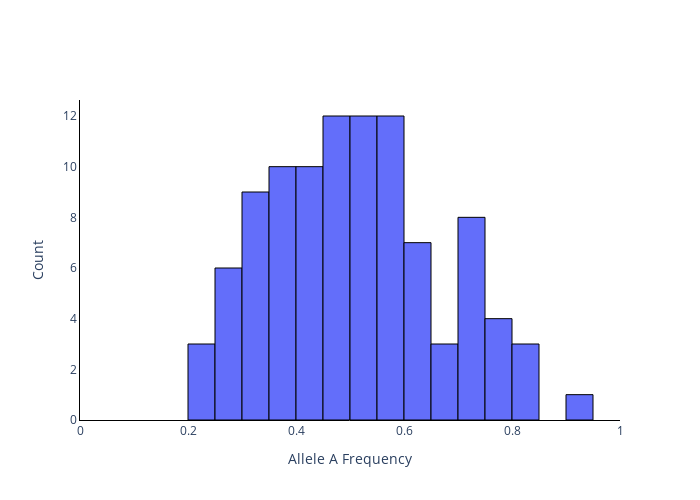

Notebook cell for this chart:
### Code cell
#histogram of the final allele frequencies
from plotly.graph_objs import *

lastgen_freqA = []
for sim in freqA_list_sim:
    lastgen_freqA.append(sim[-1])

fig = Figure(data=[Histogram(x=lastgen_freqA, nbinsx=15)])
fig.update_traces(marker_line_width=1,marker_line_color="black")
fig.update_layout(plot_bgcolor = 'white',
                  xaxis_range=[0,1],
                  xaxis_title='Allele A Frequency',
                  yaxis_title='Count',
                  width=700,  # Width in pixels
                  height=500)  # Height in pixels
fig.update_yaxes(showline = True, linecolor = 'black', linewidth = 1)
fig.update_xaxes(showline = True, linecolor = 'black', linewidth = 1)
fig.show()

### Figure 1 — Plotly figure (JSON) as saved in the notebook; plotly's stock layout.template omitted (floating-point values rounded to 4 significant figures)
{"data": [{"marker": {"line": {"color": "black", "width": 1}}, "nbinsx": 15, "type": "histogram", "x": [0.709, 0.7545, 0.6025, 0.281, 0.4735, 0.653, 0.2425, 0.7065, 0.3095, 0.44, 0.352, 0.5, 0.489, 0.431, 0.4555, 0.6085, 0.5875, 0.7185, 0.2675, 0.651, 0.5785, 0.53, 0.282, 0.702, 0.347, 0.491, 0.6315, 0.714, 0.59, 0.4435, 0.518, 0.825, 0.7225, 0.377, 0.316, 0.467, 0.3105, 0.383, 0.699, 0.48, 0.376, 0.3695, 0.3335, 0.502, 0.4085, 0.443, 0.509, 0.4125, 0.2515, 0.336, 0.5305, 0.735, 0.576, 0.451, 0.458, 0.504, 0.3405, 0.5645, 0.7675, 0.7735, 0.53, 0.3355, 0.4355, 0.4215, 0.5155, 0.5135, 0.9025, 0.225, 0.3595, 0.804, 0.4905, 0.5515, 0.285, 0.3865, 0.5675, 0.4905, 0.613, 0.5225, 0.6095, 0.4845, 0.3895, 0.795, 0.557, 0.5525, 0.2815, 0.381, 0.6265, 0.492, 0.5155, 0.404, 0.809, 0.5505, 0.5735, 0.3975, 0.5595, 0.722, 0.3055, 0.63, 0.411, 0.238]}], "layout": {"height": 500, "plot_bgcolor": "white", "width": 700, "xaxis": {"linecolor": "black", "linewidth": 1, "range": [0, 1], "showline": true, "title": {"text": "Allele A Frequency"}, "type": "linear"}, "yaxis": {"autorange": true, "linecolor": "black", "linewidth": 1, "range": [0, 12.63], "showline": true, "title": {"text": "Count"}}}}
